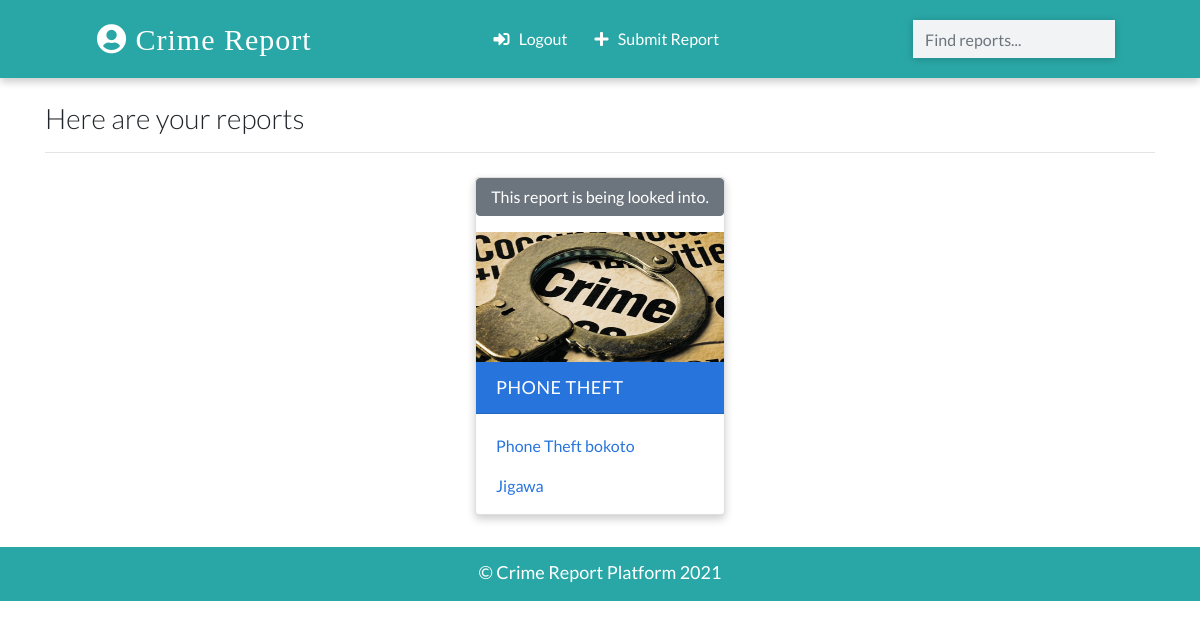
Screenshot of / (signed in) with the database file from the repository.
### app/models.py (models this page shows, shortened)
class Contact(models.Model):
    DUTSE = 'dutse'
    BIRNINKUDU = 'bkd'
    HADEJIA = 'hadejia'
    RINGIM = 'ringim'
    GUMEL = 'gumel'
    KAZAURE = 'kazaure'
    LGA = [
       (DUTSE, ('DUTSE')),
       (BIRNINKUDU, ('BIRNINKUDU')),
       (HADEJIA, ('HADEJIA')),
       (RINGIM, ('RINGIM')),
       (GUMEL, ('GUMEL')),
       (KAZAURE, ('KAZAURE')),
   ]
    manager = models.ForeignKey(User, on_delete=models.CASCADE, default=None)
    crime_title = models.CharField(max_length=100, blank=True, null=True)
    crime_description = models.TextField(max_length=300, blank=True, null=True)
    crime_location = models.CharField(max_length=100, default='Jigawa', blank=True, null=True)
    lga = models.CharField(
       max_length=32,
       choices=LGA,
       default=DUTSE, blank=True, null=True
   )
    image = models.ImageField(upload_to='images/', blank=True)
    date_added = models.DateTimeField(default=datetime.now, blank=True, null=True)
    street_address = models.CharField(max_length = 255, blank=True, null=True)
    date = models.DateTimeField(blank=True, null=True)
    treated = models.BooleanField(default=False, blank=True, null=True)
    class Meta:
        ordering = ['-id']

### app/views.py (the view)
# urls.py: path('',views.HomePageView.as_view(), name="home"),
class HomePageView(LoginRequiredMixin, ListView):
    template_name = 'index.html'
    model = Contact
    context_object_name = 'contacts'
    def get_queryset(self):
        contacts = super().get_queryset()
        return contacts.filter(manager=self.request.user)

### templates/index.html (shortened to what this page needs)
{% extends 'base.html' %}
{% load static %}
{% block content %}
<div class="container">
    <h3 class="heading font-weight-light">Here are your reports</h3>
    <hr />
</div>
  <div class="container main-part">
  {% for contact in contacts%}
    {% include 'partials/_card.html' %}
  {% endfor %}
</div>
{% endblock content %}

### templates/partials/_card.html (shortened to what this page needs)
{% load static %}
    <div class="card my-2 mx-2 boy-card {% if 'detail' in request.path %} mx-auto w-25 {% endif %}">
    {% if contact.treated == True %}<h4 class="heading font-weight-light text-center bg-warning">This report has been treated!</h4>
    {% else %}
    <p class="btn btn-secondary">This report is being looked into.</p>
    {% endif %}
      <img src="{% if contact.image %}
      {{contact.image.url}}
      {% else %}
      {% static 'images/crime.jpeg'%}
      {% endif %}" class="img-fluid" />
      <div class="card-header">
        <a href="{% url 'detail' contact.id %}" class="text-white header-link"
          ></i> {{contact.crime_title}} </a
        >
      </div>
      <div class="card-body pb-0">
        <p>
          <a href="#">{{contact.crime_description}}</a>
        </p>
        <p>
          <a href="tel:{{contact.number}}">{{contact.crime_location}}</a>
        </p>
      </div>
    </div>

### static/css/main.css (style rules this page uses)
:root { --back: #29a7a6; --girl: #e64298; --boy: #2874dd; }
body { font-family: Lato, sans-serif; }
.card { box-shadow: 0 4px 8px 0 rgba(0, 0, 0, 0.2); transition: 0.3s; min-width: 250px; box-sizing: border-box; }
img { height: 130px !important; }
.card-header { font-size: 18px; letter-spacing: 0.5px; text-transform: uppercase; }
.boy-card .card-header { background-color: var(--boy); }
.boy-card .card-body, .boy-card .card-body p a { color: var(--boy); }
.card-body p { cursor: pointer; }
.main-part { display: flex; flex-wrap: wrap; justify-content: space-evenly; }

### rows the page displays
Contact: treated "This report is being looked into.", crime_title "PHONE THEFT", crime_description "Phone Theft bokoto", crime_location "Jigawa"
